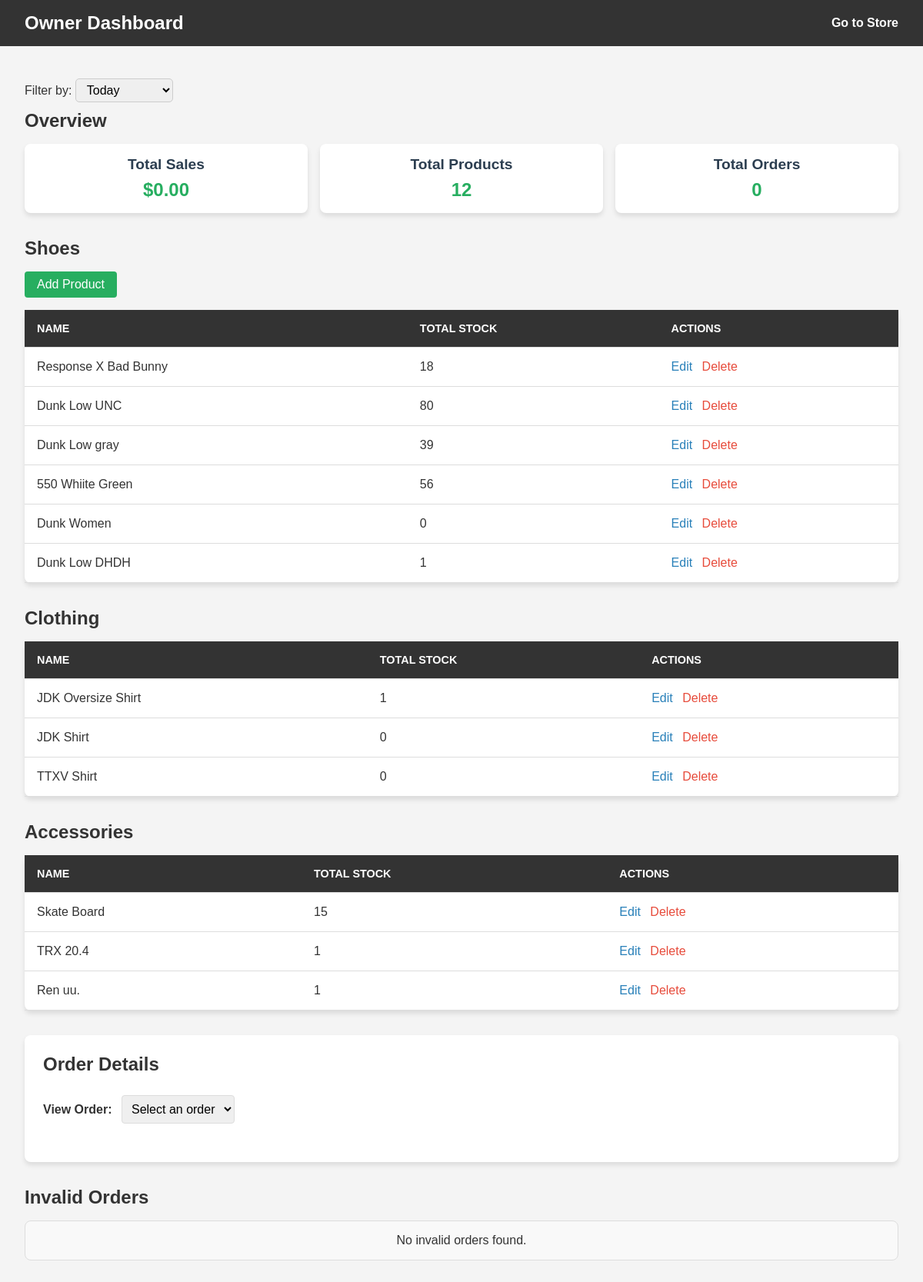
The page /owner-dashboard/ (signed in) on the database as committed earlier.
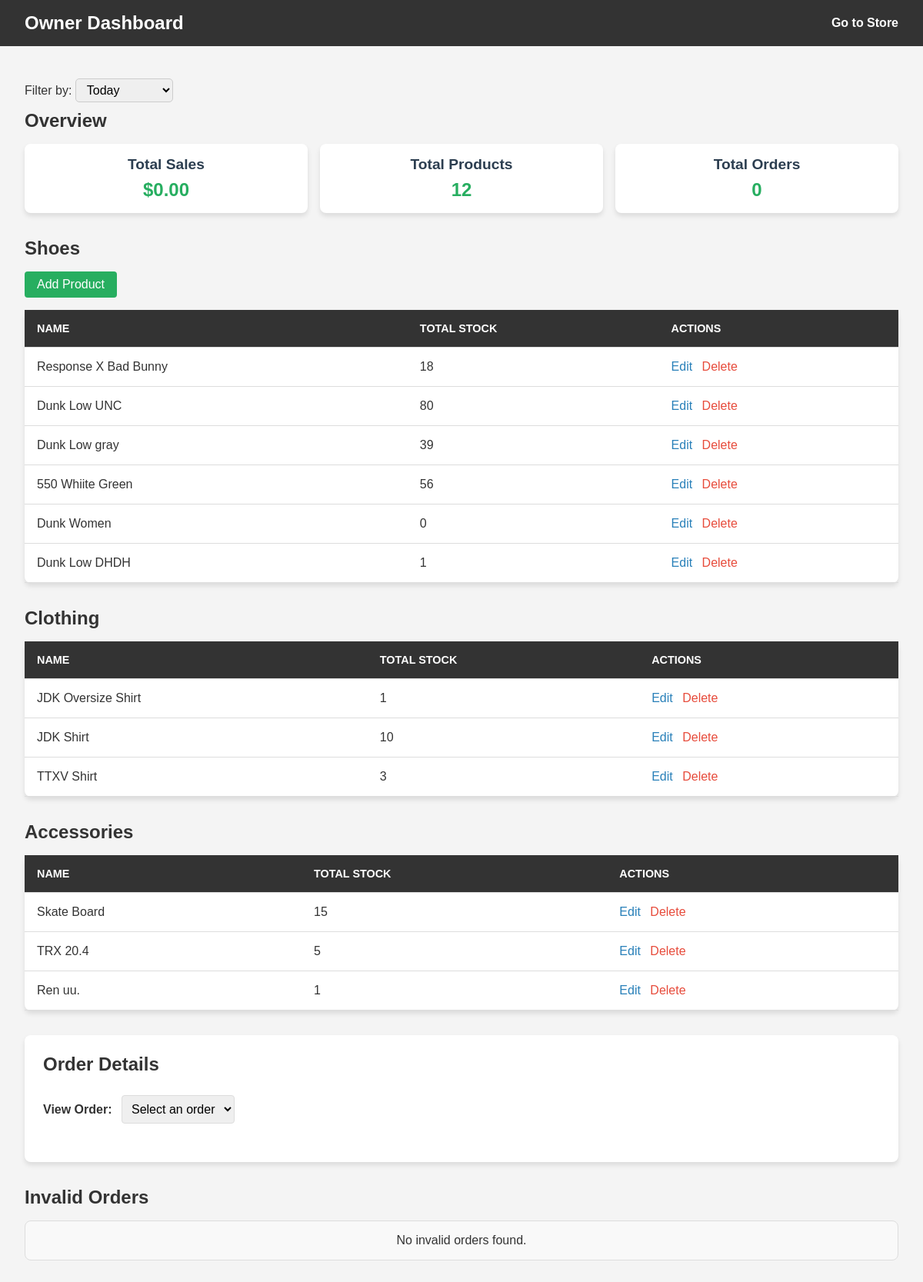
The same page on the database as committed later.
### store/models.py (models this page shows, shortened)
class Product(models.Model):
    brand = models.CharField(max_length=255)
    name = models.CharField(max_length=255)
    image = models.ImageField(upload_to='products/')
    created_at = models.DateTimeField(auto_now_add=True)  # Automatically set on creation
    product_type = models.CharField(max_length=100, choices=[
        ('shoes', 'Shoes'),
        ('clothing', 'Clothing'),
        ('accessories', 'Accessories'),
    ])
    weight = models.DecimalField(max_digits=5, decimal_places=2, default=0)  # Weight in pounds
    length = models.DecimalField(max_digits=5, decimal_places=2, default=0)  # Length in inches
    width = models.DecimalField(max_digits=5, decimal_places=2, default=0)   # Width in inches
    height = models.DecimalField(max_digits=5, decimal_places=2, default=0)  # Height in inches
    @property
    def total_stock(self):
        return sum(size.stock for size in self.sizes.all())

class ProductSize(models.Model):
    product = models.ForeignKey(Product, related_name='sizes', on_delete=models.CASCADE)
    size = models.CharField(max_length=10)
    price = models.DecimalField(max_digits=10, decimal_places=2)
    stock = models.PositiveIntegerField(default=0)

### store/views.py (the view)
# urls.py: path('owner-dashboard/', views.owner_dashboard, name='owner_dashboard'),
@login_required
@user_passes_test(owner_required, login_url='index')
def owner_dashboard(request):
    shoes = Product.objects.filter(product_type='shoes')
    clothing = Product.objects.filter(product_type='clothing')
    accessories = Product.objects.filter(product_type='accessories')
    total_products = Product.objects.count()
    filter_option = request.GET.get('filter', 'current_day')  # Default to current day
    now = datetime.now()
    if filter_option == 'current_day':
        start_time = now - timedelta(days=1)
    elif filter_option == 'last_7_days':
        start_time = now - timedelta(days=7)
    elif filter_option == 'last_month':
        start_time = now - timedelta(days=30)
    else:
        start_time = None  # Default to show all records if no filter matches
    try:
        payment_intents = stripe.PaymentIntent.list(limit=100)
        filtered_payment_intents = [
            intent for intent in payment_intents['data']
            if intent['status'] == 'succeeded' and
               (start_time is None or datetime.fromtimestamp(intent['created']) >= start_time)
        ]
        total_sales = format_price(sum(
            Decimal(intent['amount_received']) / 100  # Stripe stores amounts in cents
            for intent in filtered_payment_intents
        ))
        total_orders = len(filtered_payment_intents)
        orders = [
            {
                'id': intent['id'],
                'name': intent['shipping']['name'] if intent.get('shipping') else 'N/A',
                'address': ", ".join(
                    filter(None, [
                        intent['shipping']['address']['line1'] if intent.get('shipping') else '',
                        intent['shipping']['address']['line2'] if intent.get('shipping') else '',
                        intent['shipping']['address']['city'] if intent.get('shipping') else '',
                        intent['shipping']['address']['state'] if intent.get('shipping') else '',
                        intent['shipping']['address']['postal_code'] if intent.get('shipping') else '',
                        intent['shipping']['address']['country'] if intent.get('shipping') else '',
                    ])
                ) if intent.get('shipping') else 'N/A',
                'email': intent['receipt_email'] or 'N/A',
                'amount': format_price(Decimal(intent['amount_received']) / 100),
                'date': datetime.fromtimestamp(intent['created']).strftime('%B %d, %Y at %I:%M %p'),
            }
            for intent in filtered_payment_intents
        ]
        invalid_orders = fetch_invalid_orders()
    except Exception as e:
        print(f"Error fetching Stripe data: {e}")
        total_sales = format_price(0)
        total_orders = 0
        orders = []
        invalid_orders = []
    return render(request, 'store/owner_dashboard.html', {
        'shoes': shoes,
        'clothing': clothing,
        'accessories': accessories,
        'total_sales': total_sales,
        'total_products': total_products,
        'total_orders': total_orders,
        'filter_option': filter_option,
        'orders': orders,
        'invalid_orders': invalid_orders,  # Pass invalid orders to the template
    })

### store/views.py (called while the page is built, shortened)
def owner_required(user):
    return user.groups.filter(name='Owner').exists()

def format_price(amount):
    return Decimal(amount).quantize(Decimal('0.01'), rounding=ROUND_HALF_UP)

def fetch_invalid_orders():
    stripe.api_key = settings.STRIPE_SECRET_KEY
    invalid_orders = []
    try:
        checkout_sessions = stripe.checkout.Session.list(limit=100)
        invalid_sessions = [
            session for session in checkout_sessions['data']
            if session['metadata'].get('status') == 'invalid'
        ]
    except Exception as e:
        print(f"Error fetching invalid Stripe orders: {e}")
        invalid_orders = []
    return invalid_orders

### store/templates/store/owner_dashboard.html (shortened to what the changed rows need)
<!DOCTYPE html>
<html lang="en">
<head>
    {% load static %}
    <link rel="stylesheet" href="{% static 'css/styles.css' %}">
</head>
<body class="dashboard-page">
    <header class="dashboard-header">
        <div class="dashboard-header__logo">
            <h1 class="dashboard-title">Owner Dashboard</h1>
        </div>
    </header>
    <main class="dashboard-main">
        <section class="dashboard-section dashboard-overview">
            <h2 class="dashboard-section-title">Overview</h2>
        </section>
        <section class="dashboard-section dashboard-products">
            <h2 class="dashboard-section-title">Shoes</h2>
            <table class="dashboard-product-table">
                <thead>
                    <tr>
                        <th class="dashboard-table-header">Name</th>
                        <th class="dashboard-table-header">Total Stock</th>
                        <th class="dashboard-table-header">Actions</th>
                    </tr>
                </thead>
            </table>
        </section>
        <section class="dashboard-section dashboard-products">
            <h2 class="dashboard-section-title">Clothing</h2>
            <table class="dashboard-product-table">
                <thead>
                    <tr>
                        <th class="dashboard-table-header">Name</th>
                        <th class="dashboard-table-header">Total Stock</th>
                        <th class="dashboard-table-header">Actions</th>
                    </tr>
                </thead>
                <tbody>
                    {% for product in clothing %}
                    <tr>
                        <td class="dashboard-table-cell">{{ product.name }}</td>
                        <td class="dashboard-table-cell">{{ product.total_stock }}</td>
                        <td class="dashboard-table-cell">
                            <a href="{% url 'edit_product' product.id %}" class="dashboard-action-link dashboard-edit-link">Edit</a>
                            <a href="{% url 'delete_product' product.id %}" class="dashboard-action-link dashboard-delete-link">Delete</a>
                        </td>
                    </tr>
                    {% empty %}
                    <tr>
                        <td colspan="3" class="dashboard-table-cell">No clothing available.</td>
                    </tr>
                    {% endfor %}
                </tbody>
            </table>
        </section>
        <section class="dashboard-section dashboard-products">
            <h2 class="dashboard-section-title">Accessories</h2>
            <table class="dashboard-product-table">
                <thead>
                    <tr>
                        <th class="dashboard-table-header">Name</th>
                        <th class="dashboard-table-header">Total Stock</th>
                        <th class="dashboard-table-header">Actions</th>
                    </tr>
                </thead>
                <tbody>
                    {% for product in accessories %}
                    <tr>
                        <td class="dashboard-table-cell">{{ product.name }}</td>
                        <td class="dashboard-table-cell">{{ product.total_stock }}</td>
                        <td class="dashboard-table-cell">
                            <a href="{% url 'edit_product' product.id %}" class="dashboard-action-link dashboard-edit-link">Edit</a>
                            <a href="{% url 'delete_product' product.id %}" class="dashboard-action-link dashboard-delete-link">Delete</a>
                        </td>
                    </tr>
                    {% empty %}
                    <tr>
                        <td colspan="3" class="dashboard-table-cell">No accessories available.</td>
                    </tr>
                    {% endfor %}
                </tbody>
            </table>
        </section>
        <section class="dashboard-section dashboard-orders">
            <h2 class="dashboard-section-title">Order Details</h2>
        </section>
        <h2 class="dashboard-section-title">Invalid Orders</h2>
    </main>
</body>
</html>

Rows that differ between the two databases and show on the page:
changed through a linked row, Product "JDK Shirt": total_stock "0" → "10"
changed through a linked row, Product "TTXV Shirt": total_stock "0" → "3"
changed through a linked row, Product "TRX 20.4": total_stock "1" → "5"
